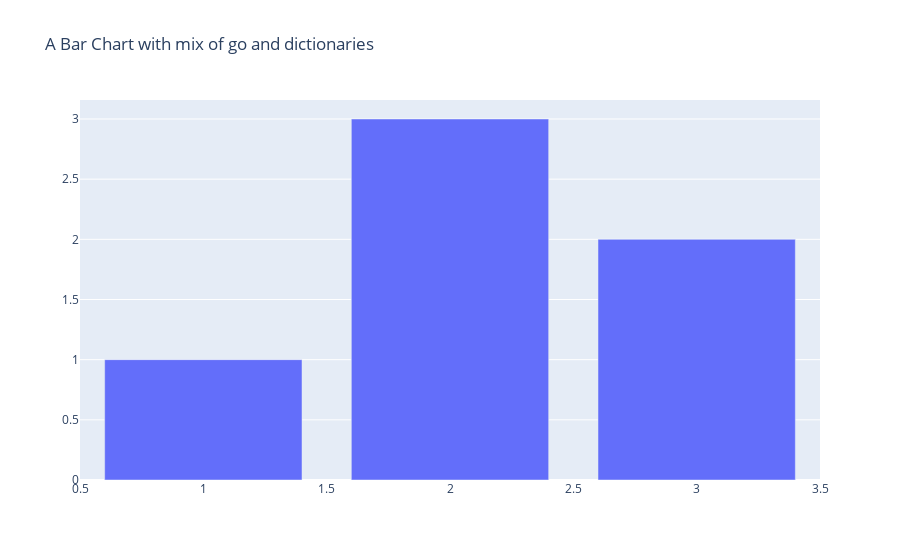

The notebook cell saved with this chart:
### Markdown cell above
### c) Using graph objects mixed with dictionaries

### Code cell
import plotly.graph_objects as go
fig = go.Figure(
    {"data": [{"type": "bar", 
                  "x": [1,2,3], 
                  "y":[1,3,2]}],
     "layout": {"title": {"text": "A Bar Chart with mix of go and dictionaries"}}
     })
fig.show()

### Figure 1 — Plotly figure (JSON) as saved in the notebook; plotly's stock layout.template omitted (floating-point values rounded to 4 significant figures)
{"data": [{"type": "bar", "x": [1, 2, 3], "y": [1, 3, 2]}], "layout": {"title": {"text": "A Bar Chart with mix of go and dictionaries"}}}
